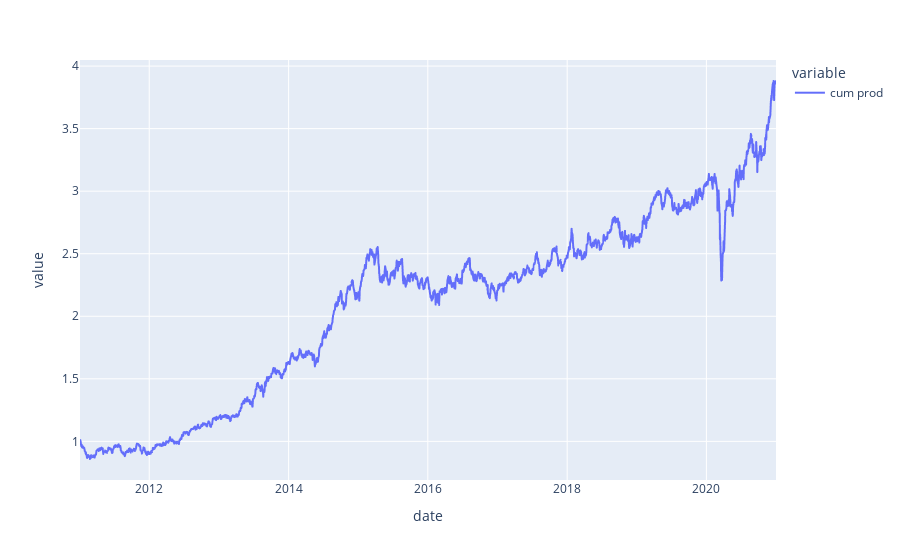

The notebook cell saved with this chart:
### Code cell
px.line(portfolio_return["cum prod"])

### Figure 1 — Plotly figure (JSON) as saved in the notebook; plotly's stock layout.template omitted (floating-point values rounded to 4 significant figures; data arrays with more than 128 entries replaced by an {"elided": "..."} marker saying what was removed)
{"data": [{"hovertemplate": "variable=cum prod<br>date=%{x}<br>value=%{y}<extra></extra>", "legendgroup": "cum prod", "line": {"color": "#636efa", "dash": "solid"}, "mode": "lines", "name": "cum prod", "showlegend": true, "type": "scattergl", "x": {"elided": "2478 str values"}, "xaxis": "x", "y": {"elided": "2478 float values"}, "yaxis": "y"}], "layout": {"legend": {"title": {"text": "variable"}, "tracegroupgap": 0}, "margin": {"t": 60}, "xaxis": {"anchor": "y", "domain": [0, 1], "title": {"text": "date"}}, "yaxis": {"anchor": "x", "domain": [0, 1], "title": {"text": "value"}}}}
